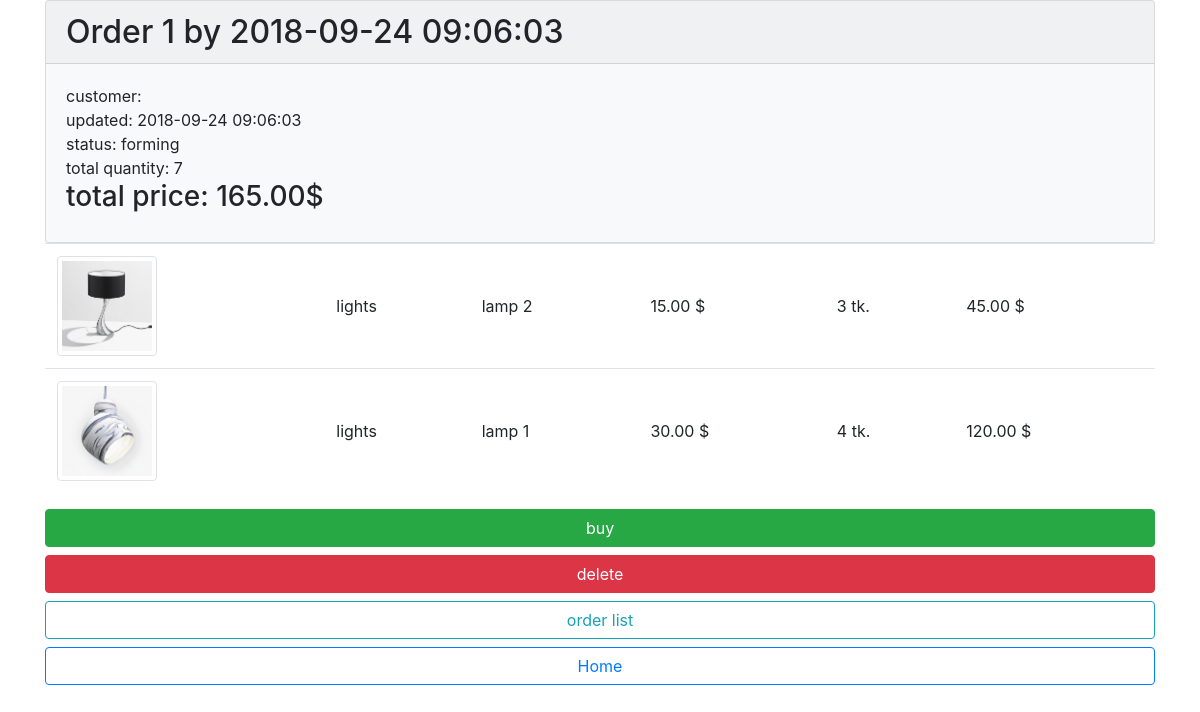
/order/read/1/ (signed in), run on an earlier commit of the app's database.
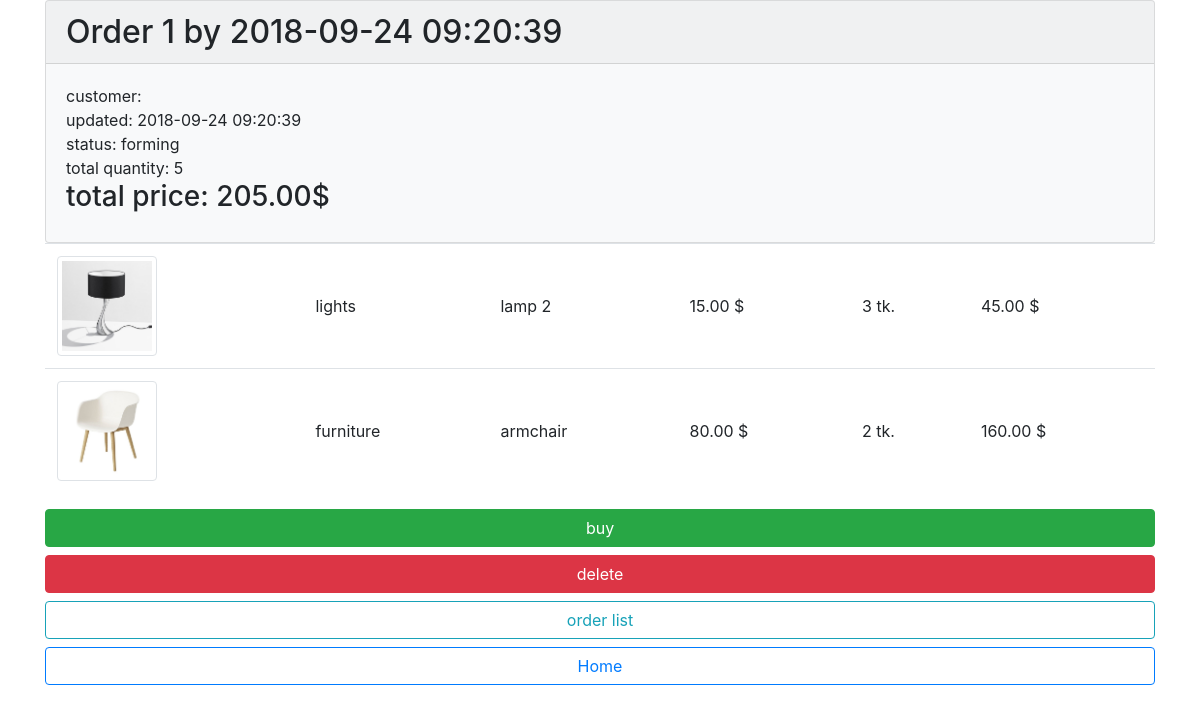
And on a later commit of the database.
### orders/models.py (models this page shows, shortened)
class Order(models.Model):
    FORMING = 'FM'
    SENT_TO_PROCEED = 'STP'
    PROCEEDED = 'PRD'
    PAID = 'PD'
    READY = 'RDY'
    CANCEL = 'CNC'
    ORDER_STATUS_CHOICES = (
        (FORMING, 'forming'),
        (SENT_TO_PROCEED, 'sent to proceed'),
        (PAID, 'paid'),
        (PROCEEDED, 'proceeded'),
        (READY, 'ready'),
        (CANCEL, 'canceled'),
    )
    user = models.ForeignKey(User, on_delete=models.CASCADE)
    created = models.DateTimeField(auto_now_add=True)
    updated = models.DateTimeField(auto_now=True)
    status = models.CharField(max_length=3, choices=ORDER_STATUS_CHOICES, default=FORMING)
    is_active = models.BooleanField(default=True)
    class Meta:
        ordering = ('-created',)
    def get_total_quantity(self):
        items = self.orderitems.select_related()
        return sum(x.quantity for x in items)
    def get_total_cost(self):
        items = self.orderitems.select_related()
        return sum(x.quantity * x.product.price for x in items)

class OrderItem(models.Model):
    order = models.ForeignKey(Order, related_name='orderitems', on_delete=models.CASCADE)
    product = models.ForeignKey(Product, on_delete=models.CASCADE)
    quantity = models.PositiveIntegerField(default=0)
    objects = OrderItemQuerySet.as_manager()
    def get_product_price(self):
        return self.product.price * self.quantity

### mainapp/models.py (models this page shows, shortened)
class Product(models.Model):
    category = models.ForeignKey(Category, related_name='products', on_delete=models.CASCADE)
    name = models.CharField(max_length=140)
    description = models.TextField(blank=True)
    price = models.DecimalField(max_digits=10, decimal_places=2)
    stock = models.PositiveIntegerField()
    image = models.ImageField(upload_to='products/%Y/%m/%d', blank=True)
    added = models.DateTimeField(auto_now_add=True)
    updated = models.DateTimeField(auto_now=True)
    class Meta:
        ordering = ('name',)

class Category(models.Model):
    name = models.CharField(max_length=200)

### orders/views.py (the view)
# urls.py: path('read/<int:pk>/', views.OrderRead.as_view(), name='order_read'),
class OrderRead(DetailView):
    model = Order
    @method_decorator(login_required)
    def dispatch(self, *args, **kwargs):
        return super().dispatch(*args, **kwargs)

### cart/context_processors.py (called while the page is built)
def cart(request):
    cart = []
    if request.user.is_authenticated:
        cart = Cart.objects.filter(user=request.user)
    return {'cart': cart}

### orders/templates/orders/order_detail.html
{% extends "orders/base.html" %}
{% block content %}
    {% include 'orders/includes/inc_order_summary.html' %}
    <table class="table table-hover">
        {% for item in object.orderitems.select_related %}
            <tr>
                <td>
                    <img src="{{ item.product.image.url }}" alt="{{ item.product.description }}" class="img-thumbnail" style="width:100px;">
                </td>
                <td class="align-middle">{{ item.product.category.name }}</td>
                <td class="align-middle">{{ item.product.name }}</td>
                <td class="align-middle">{{ item.product.price }}&nbsp$</td>
                <td class="align-middle">{{ item.quantity }} tk.</td>
                <td class="align-middle">{{ item.get_product_price }}&nbsp$</td>
            </tr>
        {% endfor %}
    </table>
    {% include 'orders/includes/inc_order_actions.html' %}
{% endblock %}

### orders/templates/orders/base.html (shortened to what this page needs)
<!doctype html>
{% load staticfiles %}
<html lang="en">
  <head>
    <link rel="stylesheet" href="https://stackpath.bootstrapcdn.com/bootstrap/4.1.3/css/bootstrap.min.css">
  </head>
  <body>
    <div class="container">
        {% block content %}{% endblock %}
    </div>
  </body>
</html>

### orders/templates/orders/includes/inc_order_summary.html (shortened to what this page needs)
<div class="card bg-light">
    {% if object %}
        <div class="card-header h2">Order {{ object.pk }} by {{ object.created|date:"Y-m-d H:i:s" }}</div>
        <div class="card-body">
            <div>customer: {{ user.last_name }} {{ user.first_name }} </div>
            <div>updated: {{ object.updated|date:"Y-m-d H:i:s" }}</div>
            <div>status: {{ object.get_status_display }}</div>
            <div>
                total quantity: <span class="order_total_quantity">{{ object.get_total_quantity }}</span>
            </div>
            <div class="h3">
                total price: <span class="order_total_cost">{{ object.get_total_cost }}</span>$
            </div>
        </div>
    {% endif %}
</div>

### orders/templates/orders/includes/inc_order_actions.html
{% if object.status == 'FM' %}
<a href="{% url 'orders:order_forming_complete' object.pk %}" class="btn btn-success btn-block">
    buy
</a>
<a href="{% url 'orders:order_delete' object.pk %}" class="btn btn-danger btn-block">delete</a>
{% endif %}
<a href="{% url 'orders:orders_list' %}" class="btn btn-outline-info btn-block">
    order list
</a>
<a href="{% url 'shop:index' %}" class="btn btn-outline-primary btn-block">Home</a>

What changed in the data, as far as the page shows it:
changed Order "forming": created "2018-09-24 09:06:03" → "2018-09-24 09:20:39"; updated "2018-09-24 09:06:03" → "2018-09-24 09:20:39"; get_total_quantity "7" → "5"; get_total_cost "165.00" → "205.00"
changed OrderItem: product.image: a different picture; product.category.name "lights" → "furniture"; product.name "lamp 1" → "armchair"; product.price "30.00" → "80.00"; quantity "4" → "2"; get_product_price "120.00" → "160.00"
